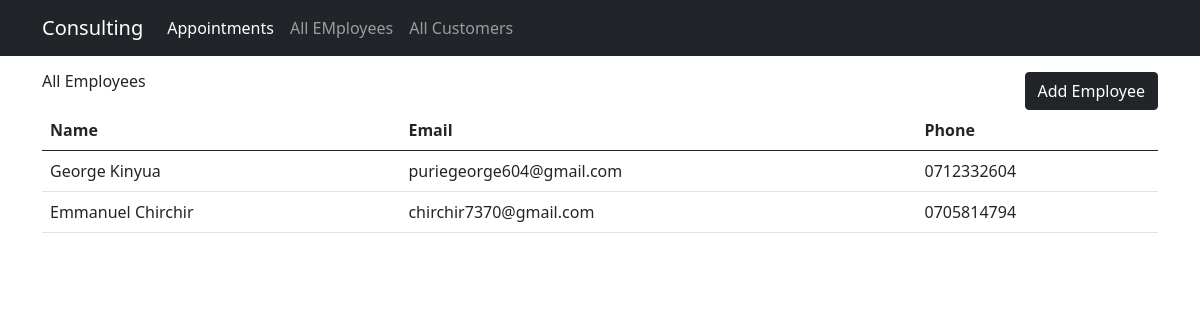
Page /employees.php on the committed database.
### tables this page shows
CREATE TABLE `employees` (
  `id` int(11) NOT NULL,
  `first` varchar(255) NOT NULL,
  `last` varchar(255) NOT NULL,
  `phone` varchar(20) NOT NULL,
  `email` varchar(100) NOT NULL
);

### employees.php (the view, shortened to what this page needs)
<?php include('db.php');
?>
<!doctype html>
<html lang="en">
  <head>
    <link href="https://cdn.jsdelivr.net/npm/bootstrap@5.0.0-beta1/dist/css/bootstrap.min.css" rel="stylesheet">
  </head>
  <body>
      <nav class="navbar navbar-expand-lg navbar-dark bg-dark">
          <?php include('nav.php')?>
      </nav>
      <div class="container">
          <div class="row">
              <div class="col-sm-12 d-flex justify-content-between mt-3">
                   <h6 class="">All Employees</h6>
                  <button type="button" class="btn btn-dark" data-bs-toggle="modal" data-bs-target="#exampleModal">
                    Add Employee
                </button>
              </div>
              <div class="col-sm-12">
                  <table class="table">
                        <thead>
                            <tr>
                            <th scope="col">Name</th>
                            <th scope="col">Email</th>
                            <th scope="col">Phone</th>
                            </tr>
                        </thead>
                        <tbody>
                            <?php
                            $sql = "SELECT * FROM employees ";
                            $result = mysqli_query($link, $sql);
                            while($row = mysqli_fetch_assoc($result)) {
                            ?>
                            <tr>
                            <td><?php echo($row['first']." ".$row['last'])?></td>
                            <td><?php echo($row['email'])?></td>
                            <td><?php echo($row['phone'])?></td>
                            </tr>
                            <?php }?>
                        </tbody>
                        </table>
              </div>
          </div>
      </div>
  </body>
</html>

### rows in the picture
employees: first "George", last "Kinyua", email "puriegeorge604@gmail.com", phone "0712332604"
employees: first "Emmanuel", last "Chirchir", email "chirchir7370@gmail.com", phone "0705814794"
